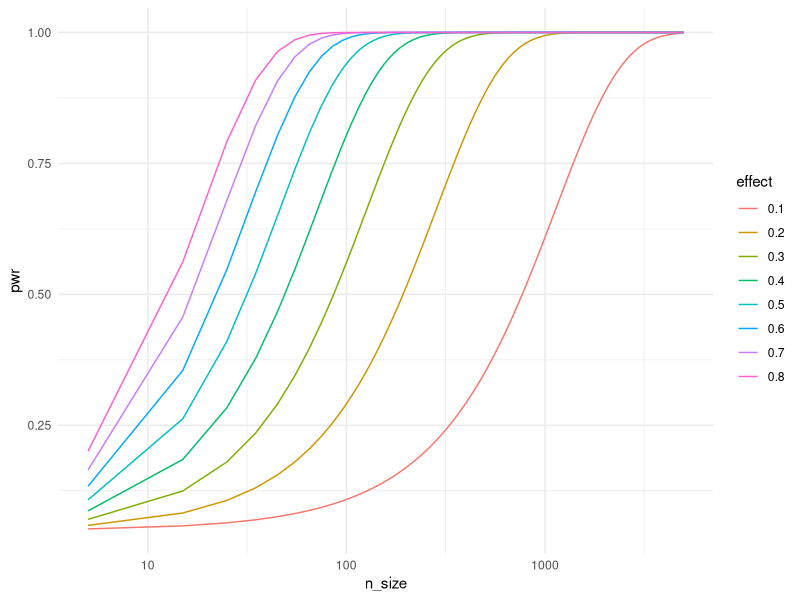

Write the R code that produced this figure.
## ---- chunk 1
knitr::opts_chunk$set(echo = TRUE)
## ---- chunk 2
power_calc_sim <- function(sample_size, 
                           alpha_level = 0.05, 
                           effect_size, 
                           power, 
                           many_alphas = NULL, 
                           many_power = NULL){
  library(tidyverse)
  library(pwr)
  
  if (!is.null(sample_size)){
    .sample <- seq(5,sample_size,(sample_size/(sample_size/10)))
    .n_sample <- length(.sample)
  }else{
    .sample = sample_size
  }
  if (!is.null(alpha_level) && !is.null(many_alphas)){
    .alpha <- seq(alpha_level/100, alpha_level,(alpha_level/10))
    .n_aplha <- length(.alpha)
  }else{
    .alpha = alpha_level
  }
  if (!is.null(effect_size)){
    .effect <- seq(0.1,effect_size,0.1)
    .n_effect <- length(.effect)
  }
  if (!is.null(power) && !is.null(many_power)){
    .power <- seq(0.1,power,0.1)
    .n_power <- length(.power)
  }else{
    .power <- power
  }
  
  output <- array(NA, dim = c(.n_sample, .n_effect))
  
  for (i in 1:.n_sample){
    for(j in 1:.n_effect){

         output[i, j] <-  pwr.t.test(n = .sample[i],
                                    sig.level = .alpha,
                                    d = .effect[j],
                                    power = .power)$power
        
      
         }
      
  }
  
return_this <- tibble(pwr = as.vector(output),
                     n_size = rep(.sample, .n_effect),
                     effect = factor(rep(.effect, each = .n_sample)))

return(return_this)
}
## ---- chunk 3
a <- power_calc_sim(sample_size = 5000, 0.05, 0.8, NULL)
## ---- chunk 4
a |> 
  ggplot(aes(x = n_size, y = pwr, colour = effect))+
  geom_line()+
  scale_x_log10()+
  theme_minimal()
